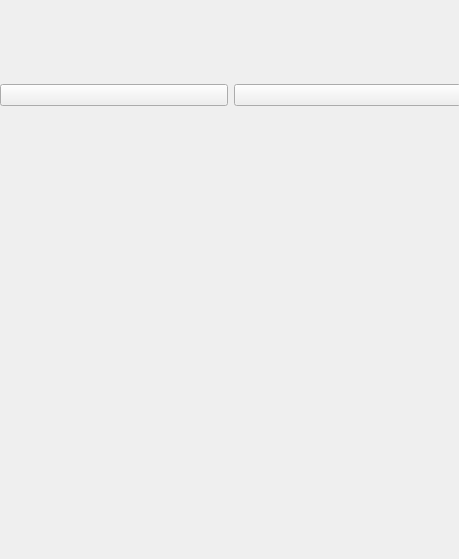
     <widget class="QWidget" name="scrollAreaWidgetContents">
      <property name="geometry">
       <rect>
        <x>0</x>
        <y>0</y>
        <width>459</width>
        <height>559</height>
       </rect>
      </property>
      <widget class="QWidget" name="horizontalLayoutWidget_7">
       <property name="geometry">
        <rect>
         <x>0</x>
         <y>-30</y>
         <width>461</width>
         <height>251</height>
        </rect>
       </property>
       <layout class="QHBoxLayout" name="horizontalLayout_8">
        <item>
         <widget class="QPushButton" name="noodleButton">
          <property name="text">
           <string/>
          </property>
          <property name="icon">
           <iconset>
            <normaloff>Images/foodPics/noodles.jpg</normaloff>Images/foodPics/noodles.jpg</iconset>
          </property>
          <property name="iconSize">
           <size>
            <width>200</width>
            <height>200</height>
           </size>
          </property>
          <property name="checkable">
           <bool>true</bool>
          </property>
         </widget>
        </item>
        <item>
         <widget class="QPushButton" name="friedOnionButton">
          <property name="text">
           <string/>
          </property>
          <property name="icon">
           <iconset>
            <normaloff>Images/foodPics/friedOnions.jpg</normaloff>Images/foodPics/friedOnions.jpg</iconset>
          </property>
          <property name="iconSize">
           <size>
            <width>200</width>
            <height>200</height>
           </size>
          </property>
          <property name="checkable">
           <bool>true</bool>
          </property>
         </widget>
        </item>
       </layout>
      </widget>
     </widget>
